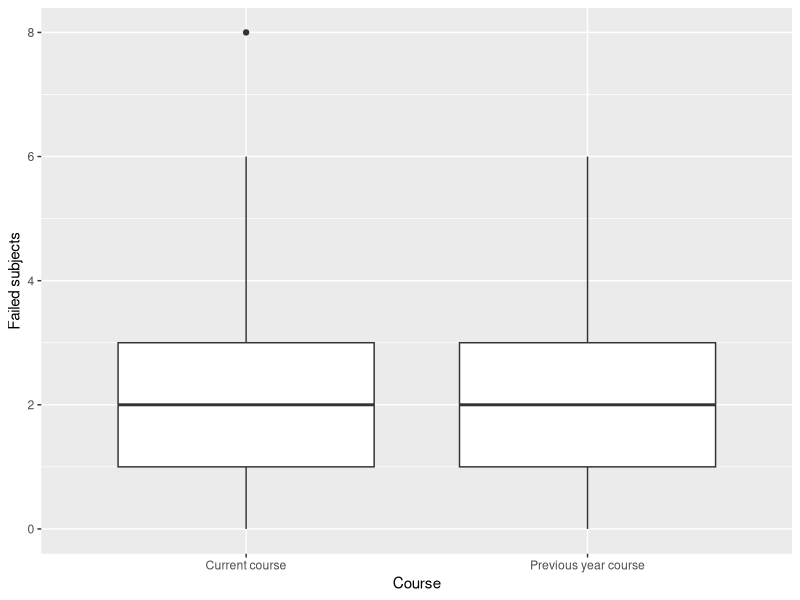

Here is the R script that generated this plot:
## ---- chunk 1
## DATA GENERATION
library(knitr)
knitr::opts_chunk$set(echo = F, message = F, warning = F)
library(tidyverse)
library(kableExtra)
df <- tibble(
    `Failed subjects` = c(0, 1, 2, 3, 4, 5, 6, 8), 
    `Previous year course` = c(7, 15, 11, 5, 4, 2, 1, 0), 
    `Current course` = c(8, 12, 8, 7, 3, 2, 2, 1))
# QUESTION/ANSWER GENERATION
x <- rep(df$`Failed subjects`, df$`Previous year course`)
y <- rep(df$`Failed subjects`, df$`Current course`)
# Tamaño de la muestra
nx <- length(x)
ny <- length(y)
# Media
mx <- mean(x)
my <- mean(y)
# Varianza
s2x <- sum(x^2)/nx-mx^2
s2y <- sum(y^2)/ny-my^2
# Desviación típica
sx <- sqrt(s2x)
sy <- sqrt(s2y)
# Coef. variación
cvx <- sx/mx
cvy <- sy/my
# Coef. asimetría
g1x <- sum((x-mx)^3)/(nx*sx^3)
g1y <- sum((y-my)^3)/(ny*sy^3)
# Coef. apuntamiento
g2x <- sum((x-mx)^4)/(nx*sx^4)-3
g2y <- sum((y-my)^4)/(ny*sy^4)-3
# Puntuaciones típicas
zx <- (6-mx)/sx
zy <- (7-my)/sy
## ---- chunk 2
kable(df) %>% kable_styling()
## ---- chunk 3
tibble(Course = c(rep("Previous year course", nx), rep("Current course", ny)), `Failed subjects` = c(x, y))  %>%  
    ggplot(aes(x = Course, y = `Failed subjects`)) +
    geom_boxplot()
